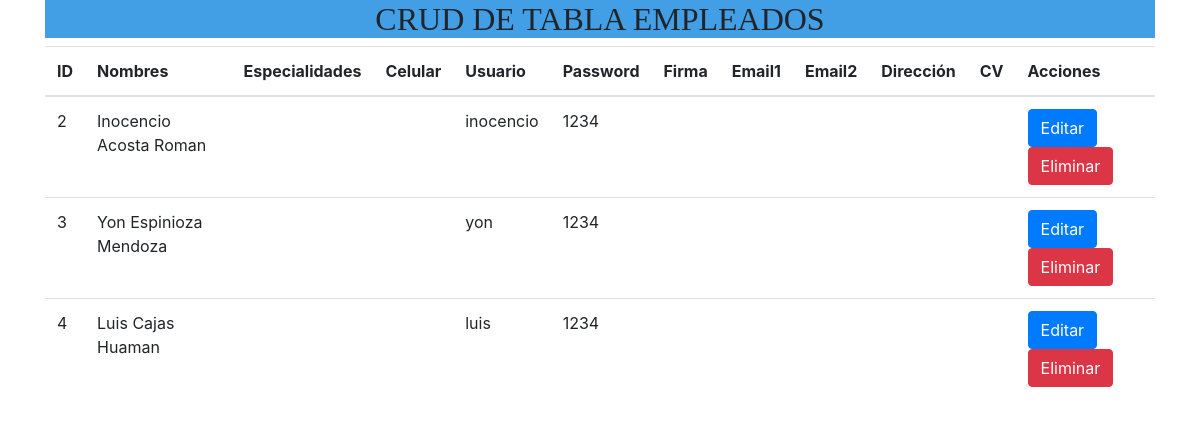
The page /tabla2.php on the database its author committed.
### tables this page shows
CREATE TABLE `empleados` (
  `id` int(11) NOT NULL,
  `nombres` varchar(255) NOT NULL,
  `especialidades` varchar(255) DEFAULT NULL,
  `celular` varchar(20) DEFAULT NULL,
  `usuario` varchar(50) NOT NULL,
  `password` varchar(50) NOT NULL,
  `firma` varchar(255) DEFAULT NULL,
  `email1` varchar(100) DEFAULT NULL,
  `email2` varchar(100) DEFAULT NULL,
  `direccion` varchar(255) DEFAULT NULL,
  `hoja_de_vida` text
);

### tabla2.php (the view, shortened to what this page needs)
<!DOCTYPE html>
<html>
<head>
    <link rel="stylesheet" href="https://maxcdn.bootstrapcdn.com/bootstrap/4.0.0/css/bootstrap.min.css">
</head>
<body>
    <div class="container">
        <div style="background-color: #429fe6;">
            <h2 style="text-align: center; font-family: georgia;">CRUD DE TABLA EMPLEADOS</h2>
        </div>
        <table class="table">
            <thead>
                <tr>
                    <th>ID</th>
                    <th>Nombres</th>
                    <th>Especialidades</th>
                    <th>Celular</th>
                    <th>Usuario</th>
                    <th>Password</th>
                    <th>Firma</th>
                    <th>Email1</th>
                    <th>Email2</th>
                    <th>Dirección</th>
                    <th>CV</th>
                    <th>Acciones</th>
                </tr>
            </thead>
            <tbody>
                <?php
                $conn = mysqli_connect('localhost', 'root', '', 'usuarios');
                $query = "SELECT * FROM empleados";
                $result = mysqli_query($conn, $query);
                while ($row = mysqli_fetch_assoc($result)) {
                    echo "<tr>";
                    echo "<td>" . $row['id'] . "</td>";
                    echo "<td>" . $row['nombres'] . "</td>";
                    echo "<td>" . $row['especialidades'] . "</td>";
                    echo "<td>" . $row['celular'] . "</td>";
                    echo "<td>" . $row['usuario'] . "</td>";
                    echo "<td>" . $row['password'] . "</td>";
                    echo "<td>" . $row['firma'] . "</td>";
                    echo "<td>" . $row['email1'] . "</td>";
                    echo "<td>" . $row['email2'] . "</td>";
                    echo "<td>" . $row['direccion'] . "</td>";
                    echo "<td>" . $row['hoja_de_vida'] . "</td>";
                    echo "<td>";
                    echo "<a href='#' class='btn btn-primary edit-btn' data-toggle='modal' data-target='#editModal' data-id='" . $row['id'] . "' data-nombres='" . $row['nombres'] . "' data-especialidades='" . $row['especialidades'] . "' data-celular='" . $row['celular'] . "' data-usuario='" . $row['usuario'] . "' data-password='" . $row['password'] . "' data-firma='" . $row['firma'] . "' data-email1='" . $row['email1'] . "' data-email2='" . $row['email2'] . "' data-direccion='" . $row['direccion'] . "' data-hoja_de_vida='" . $row['hoja_de_vida'] . "'>Editar</a>";
                    echo "<a href='#' class='btn btn-danger delete-btn' data-toggle='modal' data-target='#deleteUserModal' data-id='" . $row['id'] . "' data-nombres='" . $row['nombres'] . "' data-especialidades='" . $row['especialidades'] . "' data-celular='" . $row['celular'] . "' data-usuario='" . $row['usuario'] . "' data-password='" . $row['password'] . "' data-firma='" . $row['firma'] . "' data-email1='" . $row['email1'] . "' data-email2='" . $row['email2'] . "' data-direccion='" . $row['direccion'] . "' data-hoja_de_vida='" . $row['hoja_de_vida'] . "'>Eliminar</a>";
                    echo "</td>";
                    echo "</tr>";
                }
                ?>
            </tbody>
        </table>
    </div>
</body>
</html>

### rows shown on the page
empleados: id "2", nombres "Inocencio Acosta Roman", usuario "inocencio", password "1234"
empleados: id "3", nombres "Yon Espinioza Mendoza", usuario "yon", password "1234"
empleados: id "4", nombres "Luis Cajas Huaman", usuario "luis", password "1234"
